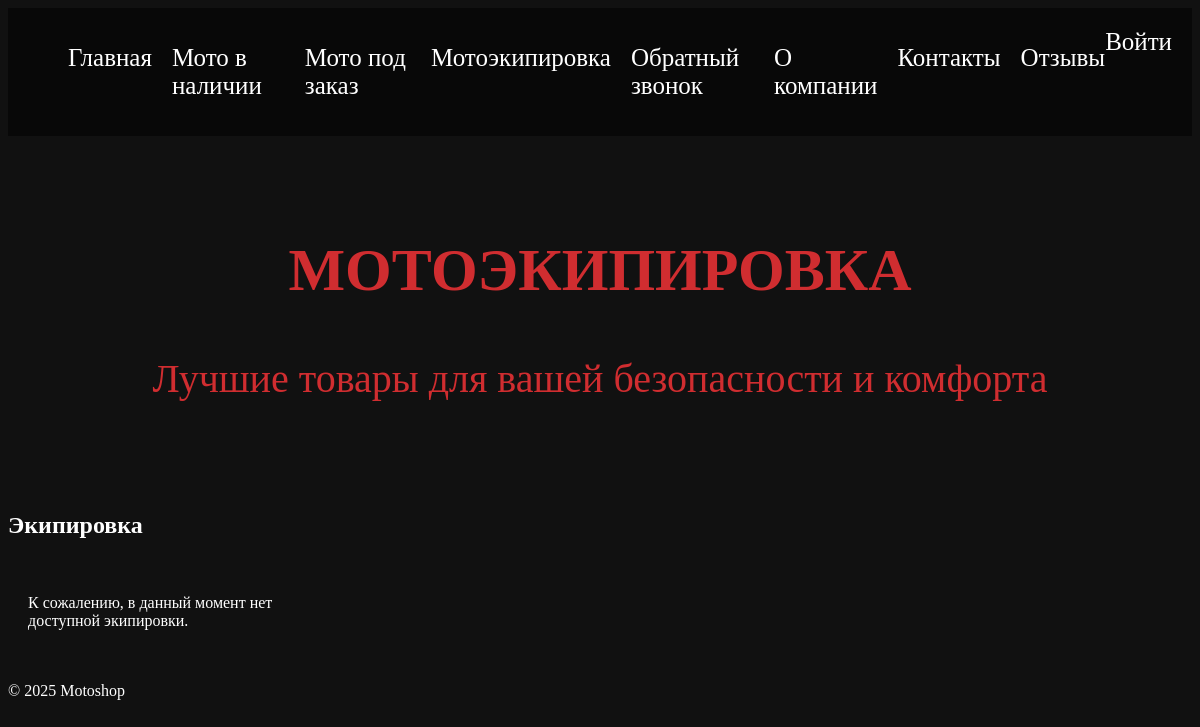
Page /products/equipments/ on the earlier database version.
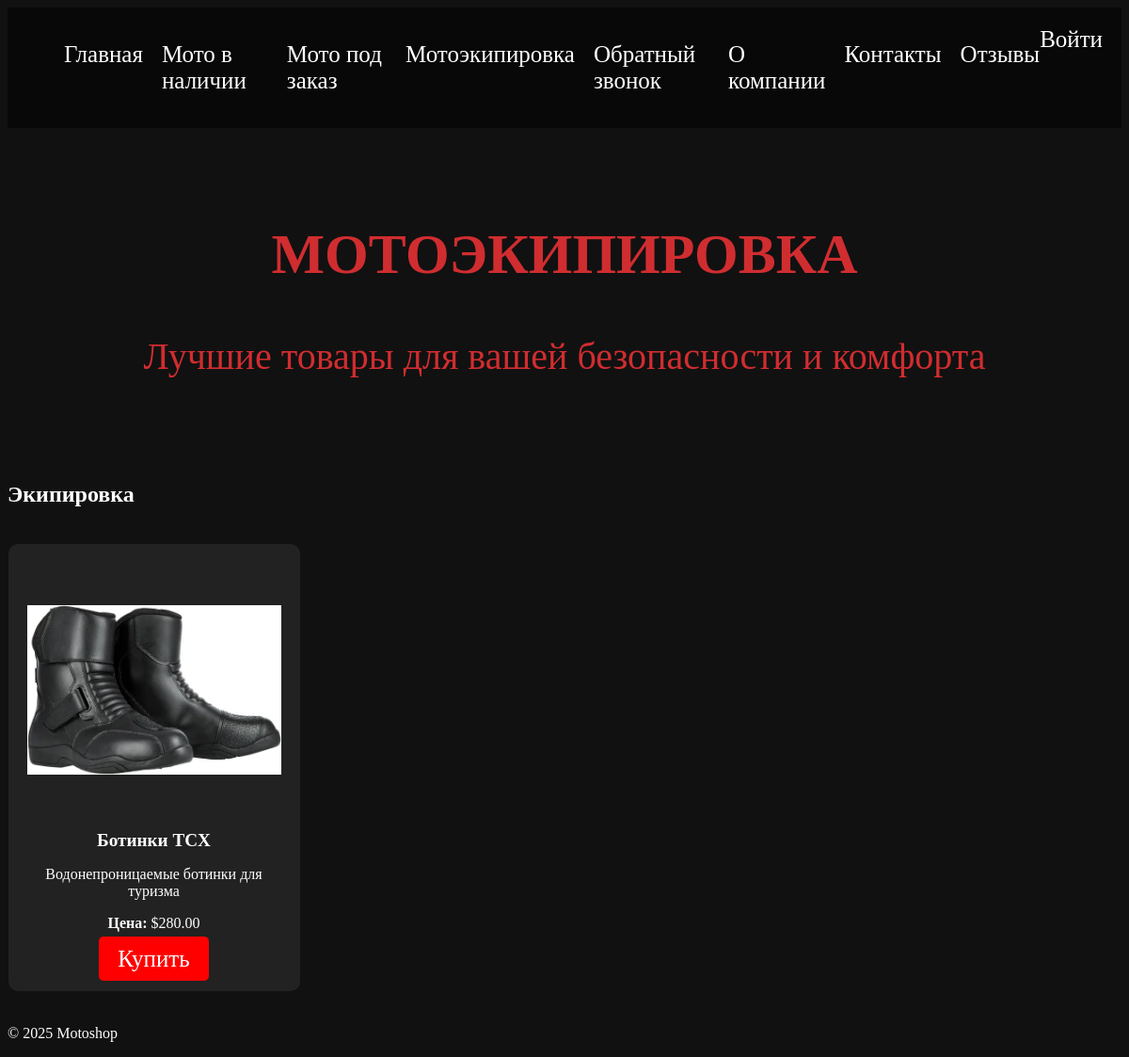
Same page on the later database version.
### products/models.py (models this page shows, shortened)
class Equipments(models.Model):
    name = models.CharField(max_length=200)
    description = models.TextField()
    price = models.DecimalField(max_digits=10, decimal_places=2)  # Цена в $
    image = models.ImageField(upload_to='equipments/', null=True, blank=True)  # Загрузка изображений

### products/views.py (the view)
# urls.py: path('products/equipments/', products_views.equipments_view, name='equipments'),
def equipments_view(request):
    equipments = Equipments.objects.all()
    return render(request, 'main/equip.html', {'equipments': equipments})

### main/templates/main/equip.html (shortened to what this page needs)
{% load static %}
<!DOCTYPE html>
<html lang="ru">
<head>
    <link rel="stylesheet" href="{% static 'css/styles.css' %}">
</head>
<body>
    <header>
        <nav>
            <ul>
                <li><a href="{% url 'index' %}">Главная</a></li>
                <li><a href="{% url 'in_stock' %}">Мото в наличии</a></li>
                <li><a href="{% url 'to_order' %}">Мото под заказ</a></li>
                <li><a href="{% url 'equip' %}">Мотоэкипировка</a></li>
                <li><a href="#">Обратный звонок</a></li>
                <li><a href="{% url 'about' %}">О компании</a></li>
                <li><a href="{% url 'contacts' %}">Контакты</a></li>
                <li><a href="{% url 'comments' %}">Отзывы</a></li>
            </ul>
            <a href="#" class="buy-btn">Войти</a>
        </nav>
    </header>
    <main>
        <section class="hero">
            <div class="hero-content">
                <h1>МОТОЭКИПИРОВКА</h1>
                <p>Лучшие товары для вашей безопасности и комфорта</p>
            </div>
        </section>
        <section class="products">
            <h2>Экипировка</h2>
            <div class="product-grid">
                {% for item in equipments %}
                    <div class="product-item">
                        <img src="{{ item.image.url }}" width="270" alt="{{ item.name }}">
                        <h3>{{ item.name }}</h3>
                        <p>{{ item.description }}</p>
                        <p><strong>Цена:</strong> ${{ item.price }}</p>
                        <a href="#" class="buy-btn">Купить</a>
                    </div>
                {% empty %}
                    <p>К сожалению, в данный момент нет доступной экипировки.</p>
                {% endfor %}
            </div>
        </section>
    </main>
    <footer>
        <p>&copy; 2025 Motoshop</p>
    </footer>
</body>
</html>

Differences in the rows shown:
added Equipments: image (picture), name "Ботинки TCX", description "Водонепроницаемые ботинки для туризма", price "280.00"
Other differences:
text no longer shown: "К сожалению, в данный момент нет доступной экипировки."
